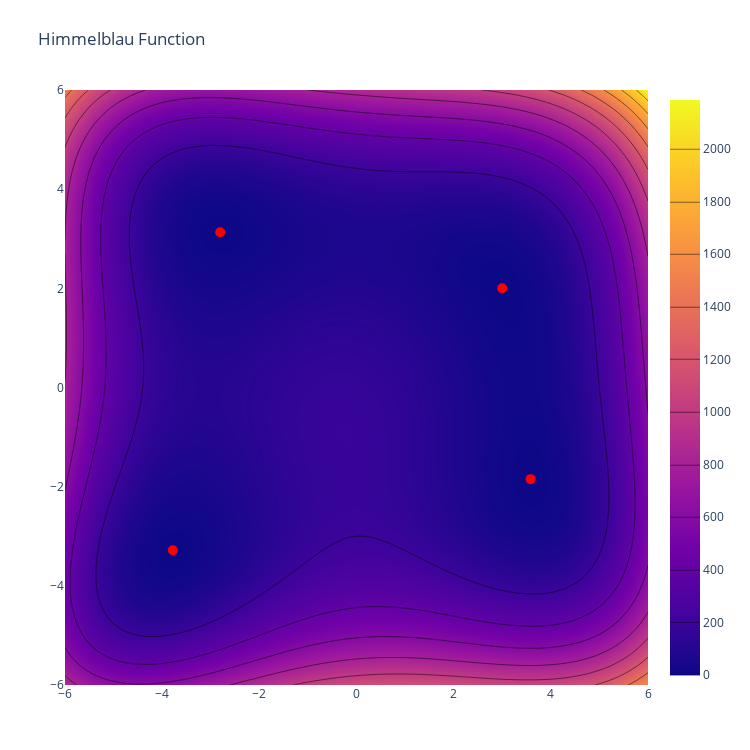

Notebook code cell kept with this figure:
### Markdown cell above
#### Contour plot

### Code cell
fig = go.Figure(data=go.Contour(z=results, x=x_1_vec, y=x_2_vec, contours_coloring="heatmap"))
fig.update_layout(
    title='Himmelblau Function',
    autosize=False,
    width=750,
    height=750,
    margin={"l": 65, "r": 50, "b": 65, "t": 90},
    scene={
        "xaxis_title": 'x_1',
        "yaxis_title": 'x_2',
        "zaxis_title": 'y',
    })
for i in range(4):
    fig.add_trace(go.Scatter(x=[x_minima[i][0]], y=[x_minima[i][1]],
                             mode='markers', showlegend=False,
                             marker={"size": 10, "color": 'red'}))
fig.show()

### Figure 1 — Plotly figure (JSON) as saved in the notebook; plotly's stock layout.template omitted (floating-point values rounded to 4 significant figures; data arrays with more than 128 entries replaced by an {"elided": "..."} marker saying what was removed)
{"data": [{"contours": {"coloring": "heatmap"}, "type": "contour", "x": [-6, -5.879, -5.758, -5.636, -5.515, -5.394, -5.273, -5.152, -5.03, -4.909, -4.788, -4.667, -4.545, -4.424, -4.303, -4.182, -4.061, -3.939, -3.818, -3.697, -3.576, -3.455, -3.333, -3.212, -3.091, -2.97, -2.848, -2.727, -2.606, -2.485, -2.364, -2.242, -2.121, -2, -1.879, -1.758, -1.636, -1.515, -1.394, -1.273, -1.152, -1.03, -0.9091, -0.7879, -0.6667, -0.5455, -0.4242, -0.303, -0.1818, -0.06061, 0.06061, 0.1818, 0.303, 0.4242, 0.5455, 0.6667, 0.7879, 0.9091, 1.03, 1.152, 1.273, 1.394, 1.515, 1.636, 1.758, 1.879, 2, 2.121, 2.242, 2.364, 2.485, 2.606, 2.727, 2.848, 2.97, 3.091, 3.212, 3.333, 3.455, 3.576, 3.697, 3.818, 3.939, 4.061, 4.182, 4.303, 4.424, 4.545, 4.667, 4.788, 4.909, 5.03, 5.152, 5.273, 5.394, 5.515, 5.636, 5.758, 5.879, 6], "y": [-6, -5.879, -5.758, -5.636, -5.515, -5.394, -5.273, -5.152, -5.03, -4.909, -4.788, -4.667, -4.545, -4.424, -4.303, -4.182, -4.061, -3.939, -3.818, -3.697, -3.576, -3.455, -3.333, -3.212, -3.091, -2.97, -2.848, -2.727, -2.606, -2.485, -2.364, -2.242, -2.121, -2, -1.879, -1.758, -1.636, -1.515, -1.394, -1.273, -1.152, -1.03, -0.9091, -0.7879, -0.6667, -0.5455, -0.4242, -0.303, -0.1818, -0.06061, 0.06061, 0.1818, 0.303, 0.4242, 0.5455, 0.6667, 0.7879, 0.9091, 1.03, 1.152, 1.273, 1.394, 1.515, 1.636, 1.758, 1.879, 2, 2.121, 2.242, 2.364, 2.485, 2.606, 2.727, 2.848, 2.97, 3.091, 3.212, 3.333, 3.455, 3.576, 3.697, 3.818, 3.939, 4.061, 4.182, 4.303, 4.424, 4.545, 4.667, 4.788, 4.909, 5.03, 5.152, 5.273, 5.394, 5.515, 5.636, 5.758, 5.879, 6], "z": {"elided": "100x100 float values"}}, {"marker": {"color": "red", "size": 10}, "mode": "markers", "showlegend": false, "type": "scatter", "x": [3], "y": [2]}, {"marker": {"color": "red", "size": 10}, "mode": "markers", "showlegend": false, "type": "scatter", "x": [-2.805], "y": [3.131]}, {"marker": {"color": "red", "size": 10}, "mode": "markers", "showlegend": false, "type": "scatter", "x": [-3.779], "y": [-3.283]}, {"marker": {"color": "red", "size": 10}, "mode": "markers", "showlegend": false, "type": "scatter", "x": [3.584], "y": [-1.848]}], "layout": {"autosize": false, "height": 750, "margin": {"b": 65, "l": 65, "r": 50, "t": 90}, "scene": {"xaxis": {"title": {"text": "x_1"}}, "yaxis": {"title": {"text": "x_2"}}, "zaxis": {"title": {"text": "y"}}}, "title": {"text": "Himmelblau Function"}, "width": 750}}
